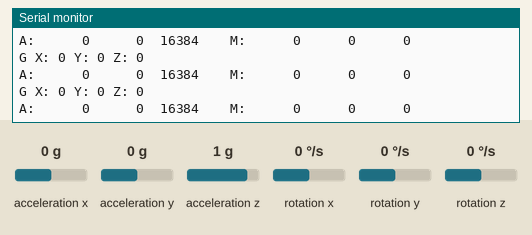
This sketch was run on a simulated Arduino Uno, built with avr-gcc and run on an emulated ATmega328P. Parts: the last lines printed to the serial monitor. The test bench sets the inputs (shaded band); at power-on: acceleration x 0 g, acceleration y 0 g, acceleration z 1 g, rotation x 0 °/s, rotation y 0 °/s, rotation z 0 °/s.

Above: at 1.2 s.
1.3 s: acceleration x set to -1.4 g
At 1.47 s:
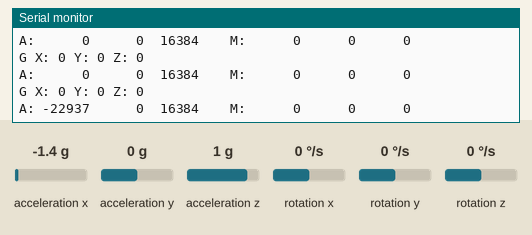
3.0 s: acceleration y set to -1.4 g
At 3.18 s:
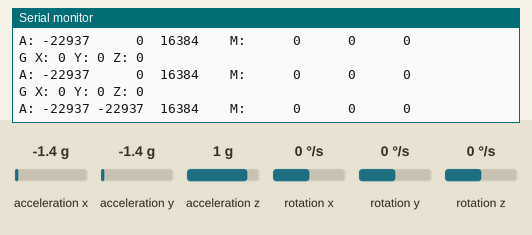
4.7 s: acceleration z set to -1.4 g
At 4.88 s:
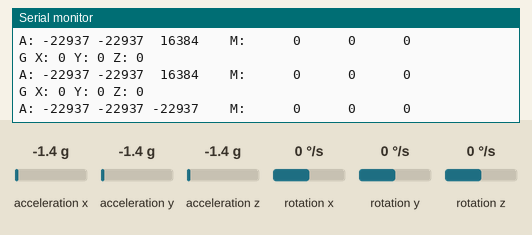
6.4 s: rotation x set to 100 °/s
At 6.48 s:
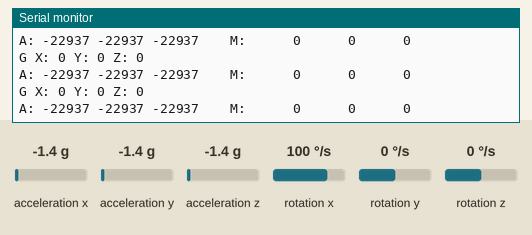
9.4 s: rotation y set to -192 °/s
At 9.47 s:
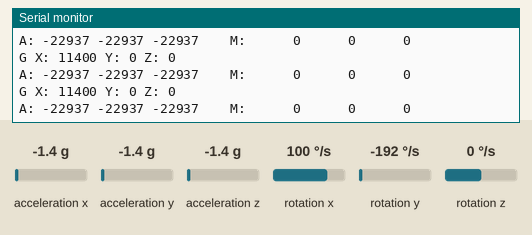
12.4 s: acceleration x set to 0 g
At 12.6 s:
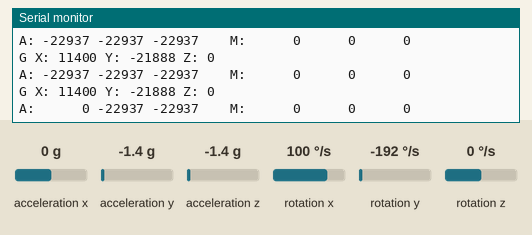

The sketch:

Gyroandcompass.ino
```cpp
#include <LSM303.h>

/*
The sensor outputs provided by the library are the raw 16-bit values
obtained by concatenating the 8-bit high and low gyro data registers.
They can be converted to units of dps (degrees per second) using the
conversion factors specified in the datasheet for your particular
device and full scale setting (gain).

Example: An L3GD20H gives a gyro X axis reading of 345 with its
default full scale setting of +/- 245 dps. The So specification
in the L3GD20H datasheet (page 10) states a conversion factor of 8.75
mdps/LSB (least significant bit) at this FS setting, so the raw
reading of 345 corresponds to 345 * 8.75 = 3020 mdps = 3.02 dps.

You will need to install the l3G and LSM303 code from pololu
*/

#include <Wire.h>
#include <L3G.h>
LSM303 compass;
L3G gyro;
char report[80];
void setup() {
  Serial.begin(9600);
  Wire.begin();

  if (!gyro.init())
  {
    Serial.println("Failed to autodetect gyro type!");
    while (1);
  }

  gyro.enableDefault();
  compass.init();
  compass.enableDefault();
}

void loop() {
  gyro.read();

  Serial.print("G ");
  Serial.print("X: ");
  Serial.print((int)gyro.g.x);
  Serial.print(" Y: ");
  Serial.print((int)gyro.g.y);
  Serial.print(" Z: ");
  Serial.println((int)gyro.g.z);
    compass.read();

  snprintf(report, sizeof(report), "A: %6d %6d %6d    M: %6d %6d %6d",
    compass.a.x, compass.a.y, compass.a.z,
    compass.m.x, compass.m.y, compass.m.z);
  Serial.println(report);

  delay(100);
}
```

Measured:
- after the input at 1.3 s, the serial monitor: prints a new line after 0.11 s (image 1)
- after the input at 3.0 s, the serial monitor: prints a new line after 0.11 s (image 2)
- after the input at 4.7 s, the serial monitor: prints a new line after 0.12 s (image 3)
- after the input at 12.4 s, the serial monitor: prints a new line after 0.14 s (image 6)
